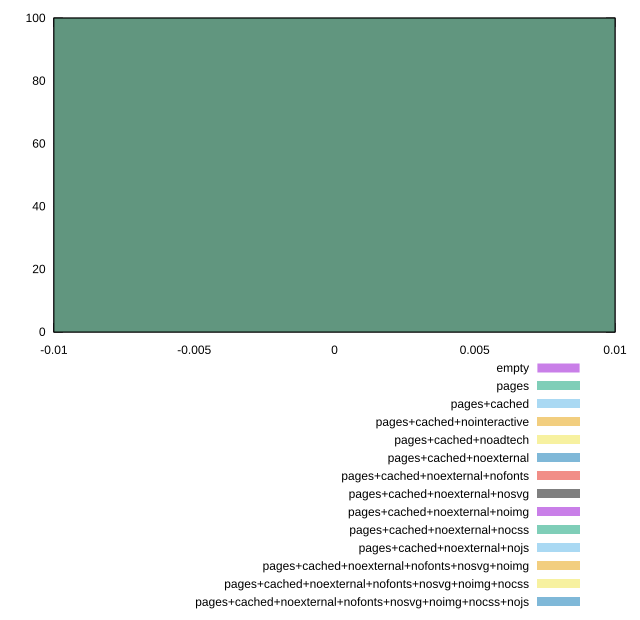

Write the gnuplot code that produced this figure.
reset
set terminal svg size 640, 620 enhanced background rgb 'white'
set output "reprap/efficient-animated-content/comparison/histogram/all_raw.svg"

$empty <<EOF
0 100
EOF

$pages <<EOF
0 100
EOF

$pagesCached <<EOF
0 100
EOF

$pagesCachedNointeractive <<EOF
0 100
EOF

$pagesCachedNoadtech <<EOF
0 100
EOF

$pagesCachedNoexternal <<EOF
0 100
EOF

$pagesCachedNoexternalNofonts <<EOF
0 100
EOF

$pagesCachedNoexternalNosvg <<EOF
0 100
EOF

$pagesCachedNoexternalNoimg <<EOF
0 100
EOF

$pagesCachedNoexternalNocss <<EOF
0 100
EOF

$pagesCachedNoexternalNojs <<EOF
0 100
EOF

$pagesCachedNoexternalNofontsNosvgNoimg <<EOF
0 100
EOF

$pagesCachedNoexternalNofontsNosvgNoimgNocss <<EOF
0 100
EOF

$pagesCachedNoexternalNofontsNosvgNoimgNocssNojs <<EOF
0 100
EOF

set key outside below
set boxwidth 0.1
set yrange [0:100]
set style fill transparent solid 0.5 noborder

plot \
  $empty title "empty" with boxes, \
  $pages title "pages" with boxes, \
  $pagesCached title "pages+cached" with boxes, \
  $pagesCachedNointeractive title "pages+cached+nointeractive" with boxes, \
  $pagesCachedNoadtech title "pages+cached+noadtech" with boxes, \
  $pagesCachedNoexternal title "pages+cached+noexternal" with boxes, \
  $pagesCachedNoexternalNofonts title "pages+cached+noexternal+nofonts" with boxes, \
  $pagesCachedNoexternalNosvg title "pages+cached+noexternal+nosvg" with boxes, \
  $pagesCachedNoexternalNoimg title "pages+cached+noexternal+noimg" with boxes, \
  $pagesCachedNoexternalNocss title "pages+cached+noexternal+nocss" with boxes, \
  $pagesCachedNoexternalNojs title "pages+cached+noexternal+nojs" with boxes, \
  $pagesCachedNoexternalNofontsNosvgNoimg title "pages+cached+noexternal+nofonts+nosvg+noimg" with boxes, \
  $pagesCachedNoexternalNofontsNosvgNoimgNocss title "pages+cached+noexternal+nofonts+nosvg+noimg+nocss" with boxes, \
  $pagesCachedNoexternalNofontsNosvgNoimgNocssNojs title "pages+cached+noexternal+nofonts+nosvg+noimg+nocss+nojs" with boxes, \


reset
